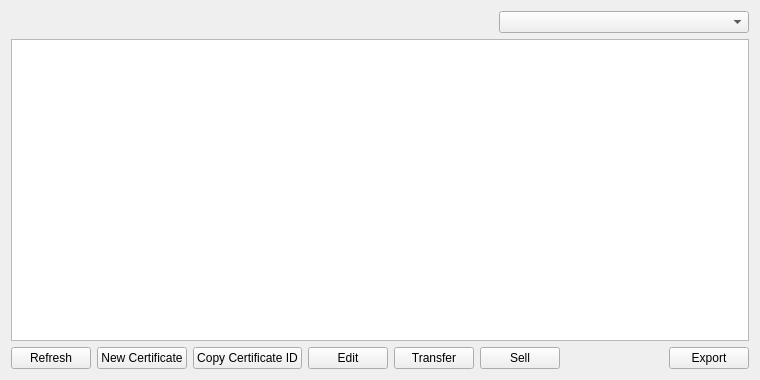
<?xml version="1.0" encoding="UTF-8"?>
<ui version="4.0">
 <class>MyCertListPage</class>
 <widget class="QWidget" name="MyCertListPage">
  <property name="geometry">
   <rect>
    <x>0</x>
    <y>0</y>
    <width>760</width>
    <height>380</height>
   </rect>
  </property>
  <property name="windowTitle">
   <string>My Certificates</string>
  </property>
  <layout class="QVBoxLayout" name="verticalLayout">
   <item>
    <layout class="QHBoxLayout" name="horizontalLayout_2">
     <item>
      <widget class="QLabel" name="labelExplanation">
       <property name="textFormat">
        <enum>Qt::PlainText</enum>
       </property>
       <property name="wordWrap">
        <bool>true</bool>
       </property>
      </widget>
     </item>
     <item>
      <widget class="QComboBox" name="displayListAlias">
       <property name="maximumSize">
        <size>
         <width>250</width>
         <height>16777215</height>
        </size>
       </property>
      </widget>
     </item>
    </layout>
   </item>
   <item>
    <widget class="QTableView" name="tableView">
     <property name="contextMenuPolicy">
      <enum>Qt::CustomContextMenu</enum>
     </property>
     <property name="toolTip">
      <string/>
     </property>
     <property name="tabKeyNavigation">
      <bool>false</bool>
     </property>
     <property name="alternatingRowColors">
      <bool>true</bool>
     </property>
     <property name="selectionMode">
      <enum>QAbstractItemView::SingleSelection</enum>
     </property>
     <property name="selectionBehavior">
      <enum>QAbstractItemView::SelectRows</enum>
     </property>
     <property name="sortingEnabled">
      <bool>true</bool>
     </property>
     <attribute name="verticalHeaderVisible">
      <bool>false</bool>
     </attribute>
    </widget>
   </item>
   <item>
    <layout class="QHBoxLayout" name="horizontalLayout">
     <item>
      <widget class="QPushButton" name="refreshButton">
       <property name="maximumSize">
        <size>
         <width>16777215</width>
         <height>48</height>
        </size>
       </property>
       <property name="toolTip">
        <string>Refresh certificate list</string>
       </property>
       <property name="text">
        <string>Refresh</string>
       </property>
      </widget>
     </item>
     <item>
      <widget class="QPushButton" name="newCert">
       <property name="toolTip">
        <string>Create a new certificate</string>
       </property>
       <property name="text">
        <string>New Certificate</string>
       </property>
      </widget>
     </item>
     <item>
      <widget class="QPushButton" name="copyCert">
       <property name="toolTip">
        <string>Copy the currently selected certificate to the system clipboard</string>
       </property>
       <property name="text">
        <string>Copy Certificate ID</string>
       </property>
      </widget>
     </item>
     <item>
      <widget class="QPushButton" name="editButton">
       <property name="toolTip">
        <string>Edit selected certificate</string>
       </property>
       <property name="text">
        <string>Edit</string>
       </property>
      </widget>
     </item>
     <item>
      <widget class="QPushButton" name="transferButton">
       <property name="toolTip">
        <string>Transfer selected certificate</string>
       </property>
       <property name="text">
        <string>Transfer</string>
       </property>
      </widget>
     </item>
     <item>
      <widget class="QPushButton" name="sellCertButton">
       <property name="toolTip">
        <string>Sell selected certificate</string>
       </property>
       <property name="text">
        <string>Sell</string>
       </property>
      </widget>
     </item>
     <item>
      <spacer name="horizontalSpacer">
       <property name="orientation">
        <enum>Qt::Horizontal</enum>
       </property>
       <property name="sizeHint" stdset="0">
        <size>
         <width>40</width>
         <height>20</height>
        </size>
       </property>
      </spacer>
     </item>
     <item>
      <widget class="QPushButton" name="exportButton">
       <property name="toolTip">
        <string>Export the data in the current tab to a file</string>
       </property>
       <property name="text">
        <string>Export</string>
       </property>
      </widget>
     </item>
    </layout>
   </item>
  </layout>
 </widget>
 <resources>
  <include location="../presidentielcoin.qrc"/>
 </resources>
 <connections/>
</ui>
